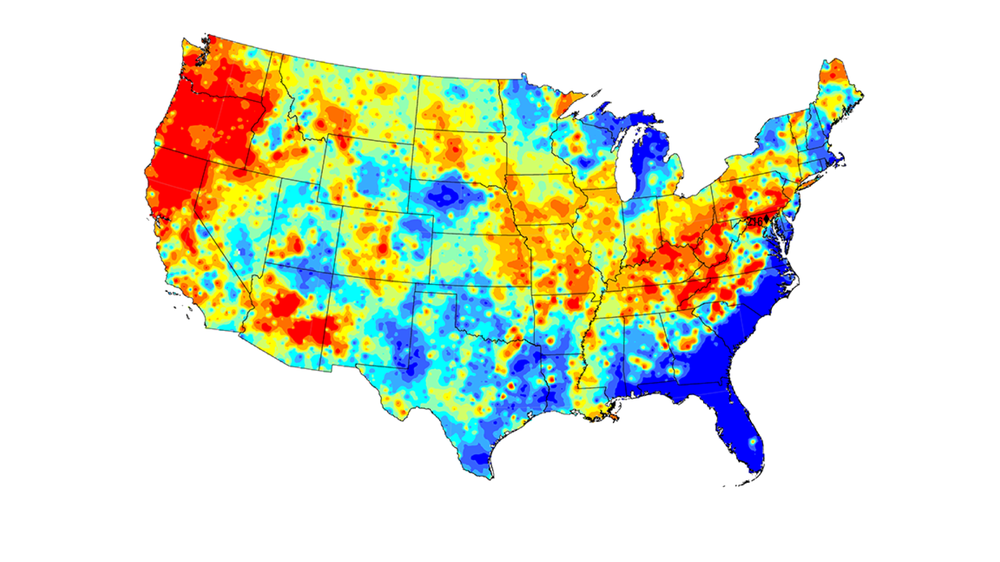
#> input picture data/america/cobalt/cobalt_processed.png, 1000 x 562 px, shrunk from 1920 x 1080 before the run
$ jupyter execute usa_image_processing.ipynb
#> lines starting #> are read from the running program, lines starting #| are printed output that depends on the picture; long printed decimals are rounded
[cell 1]
import cv2
import numpy as np
import matplotlib.pyplot as plt

from sklearn.metrics import r2_score
from sklearn.utils import shuffle

[cell 2]
cobalt = cv2.cvtColor(cv2.imread("data/america/cobalt/cobalt_processed.png"), cv2.COLOR_BGR2RGB)
iron = cv2.cvtColor(cv2.imread("data/america/iron/iron_processed.png"), cv2.COLOR_BGR2RGB)
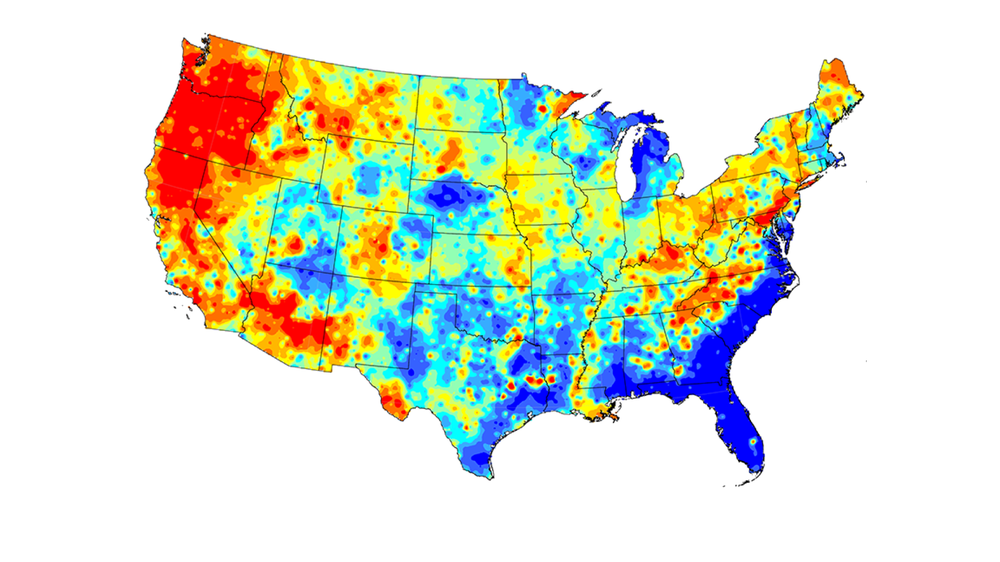
#> input picture data/america/iron/iron_processed.png, 1000 x 562 px, shrunk from 1920 x 1080 before the run
lithium = cv2.cvtColor(cv2.imread("data/america/lithium/lithium_processed.png"), cv2.COLOR_BGR2RGB)
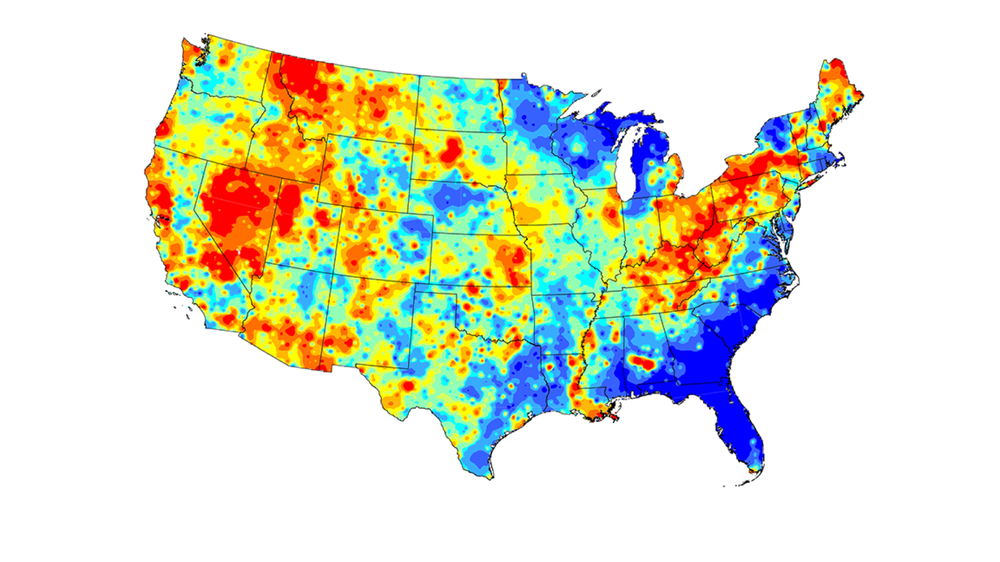
#> input picture data/america/lithium/lithium_processed.png, 1000 x 562 px, shrunk from 1920 x 1080 before the run
thorium = cv2.cvtColor(cv2.imread("data/america/thorium/thorium_processed.png"), cv2.COLOR_BGR2RGB)
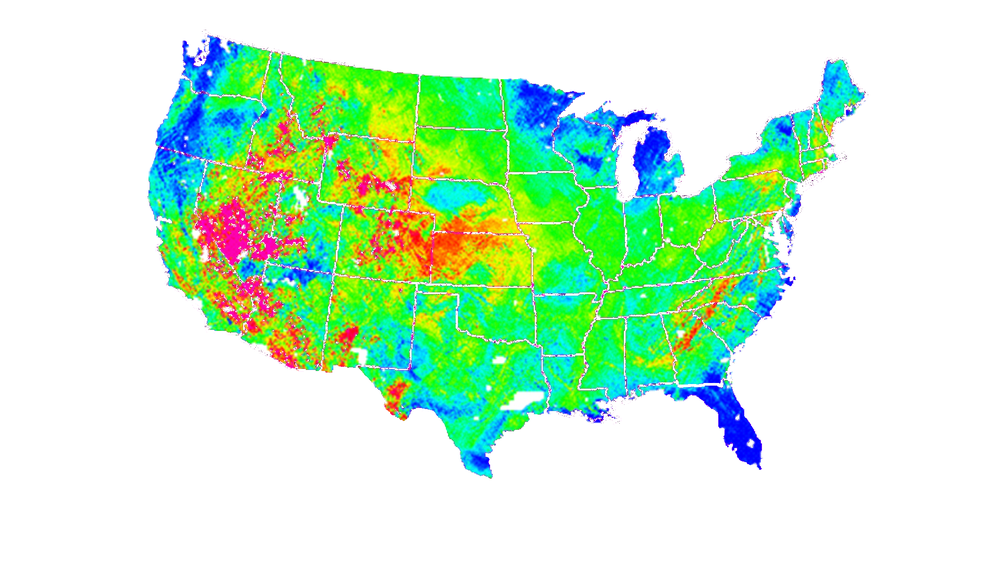
#> input picture data/america/thorium/thorium_processed.png, 1000 x 562 px, shrunk from 1920 x 1080 before the run

[cell 3]
fig, ax = plt.subplots(2, 2, figsize = (12, 6))
plt.tight_layout()
ax[0, 0].set_title("USA Cobalt Concentrations")
ax[0, 0].imshow(cobalt)
ax[0, 1].set_title("USA Iron Concentrations")
ax[0, 1].imshow(iron)
ax[1, 0].set_title("USA Lithium Concentrations")
ax[1, 0].imshow(lithium)
ax[1, 1].set_title("USA Thorium Concentrations")
ax[1, 1].imshow(thorium)
plt.show()

[cell 4]
X_cobalt = np.array([
    [98, 7.8, 7.8],
    [100, 43.5, 0],
    [100, 71.8, 0],
    [100, 100, 0],
    [82.4, 100, 41.2],
    [56.9, 100, 70.6],
    [0, 100, 100],
    [22, 67.5, 100],
    [21.2, 38.0, 100],
    [0, 0, 100]
]) / 100

# mg/kg
Y_cobalt = np.array([
    [16.4, 135],
    [12.2, 16.4],
    [10.2, 12.2],
    [8.9, 10.2],
    [7.7, 8.9],
    [6.5, 7.7],
    [5.2, 6.5],
    [3.7, 5.2],
    [2.0, 3.7],
    [0.1, 2.0]
])

[cell 5]
X_iron = np.array([
    [100, 0, 0],
    [100, 43.5, 0],
    [100, 71.8, 0],
    [100, 100, 0],
    [82.4, 100, 41.2],
    [56.9, 100, 70.6],
    [0, 100, 100],
    [22, 67.5, 100],
    [21.2, 38.0, 100],
    [0, 0, 100]
]) / 100

#wt%
Y_iron = np.array([
    [3.72, 13.3],
    [2.91, 3.72],
    [2.48, 2.91],
    [2.18, 2.48],
    [1.95, 2.18],
    [1.71, 1.95],
    [1.43, 1.71],
    [1.10, 1.43],
    [0.63, 1.10],
    [0.01, 0.63]
])

[cell 6]
X_lithium = np.array([
    [100, 0, 0],
    [100, 43.5, 0],
    [100, 71.8, 0],
    [100, 100, 0],
    [82.4, 100, 41.2],
    [56.9, 100, 70.6],
    [0, 100, 100],
    [22, 67.5, 100],
    [21.2, 38.0, 100],
    [0, 0, 100]
]) / 100

# mg/kg
Y_lithium = np.array([
    [36, 300],
    [29, 36],
    [25, 29],
    [22, 25],
    [20, 22],
    [17, 20],
    [15, 17],
    [11, 15],
    [7, 11],
    [1, 7]
])

[cell 7]
X_thorium = np.array([
    [100, 0, 100],
    [95, 23, 23],
    [92, 47, 15],
    [97, 44, 17],
    [97, 59, 0],
    [100, 76, 0],
    [100, 100, 0],
    [82, 82, 0],
    [51, 100, 0],
    [27, 100, 29],
    [27, 65, 26],
    [0, 50, 100],
    [0, 0, 100]
]) / 100

# ppm
Y_thorium = np.linspace(1, 16, 13)[::-1]

## Linear regression on materials

[cell 8]
w_cobalt = np.linalg.pinv(X_cobalt) @ Y_cobalt.mean(1)

[cell 9]
w_iron = np.linalg.pinv(X_iron) @ Y_iron.mean(1)

[cell 10]
w_lithium = np.linalg.pinv(X_lithium) @ Y_lithium.mean(1)

[cell 11]
w_thorium = np.linalg.pinv(X_thorium) @ Y_thorium

## Reconstruct concentration maps

[cell 12]
cobalt_rec = np.einsum("ijk,k->ij", cobalt/255, w_cobalt)
cobalt_rec[cobalt_rec == cobalt_rec[0, 0]] = 0
cobalt_rec = np.clip(cobalt_rec, 0, cobalt_rec.max())

[cell 13]
iron_rec = np.einsum("ijk,k->ij", iron/255, w_iron)
iron_rec[iron_rec == iron_rec[0, 0]] = 0
iron_rec = np.clip(iron_rec, 0, iron_rec.max())

[cell 14]
lithium_rec = np.einsum("ijk,k->ij", lithium/255, w_lithium)
lithium_rec[lithium_rec == lithium_rec[0, 0]] = 0
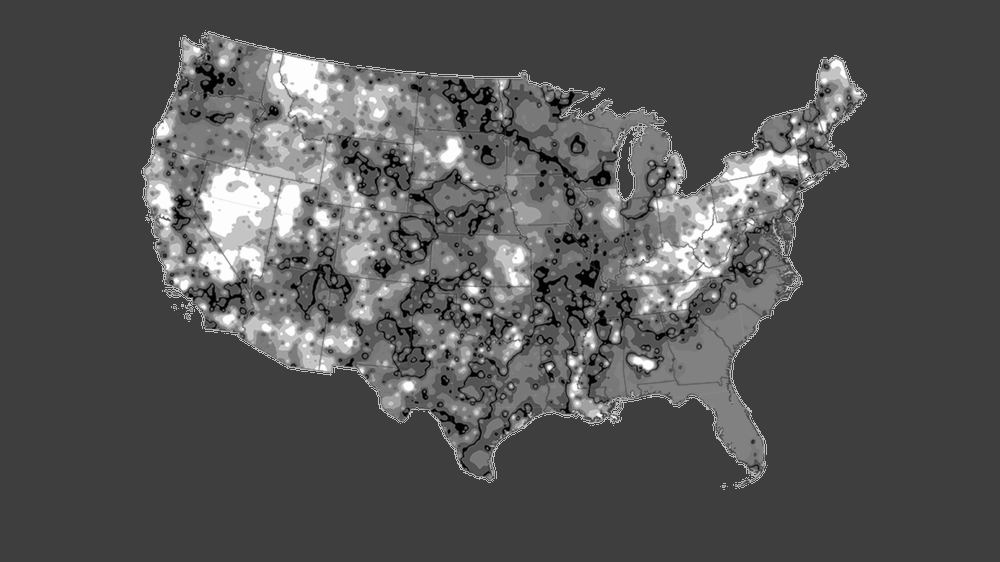
#> lithium_rec: shape (562, 1000) float64; min -31.55, max 96.76, mean 11.3; drawn with min black and max white
lithium_rec = np.clip(lithium_rec, 0, lithium_rec.max())

[cell 15]
thorium_rec = np.einsum("ijk,k->ij", thorium/255, w_thorium)
thorium_rec[thorium_rec == thorium_rec[0, 0]] = 0
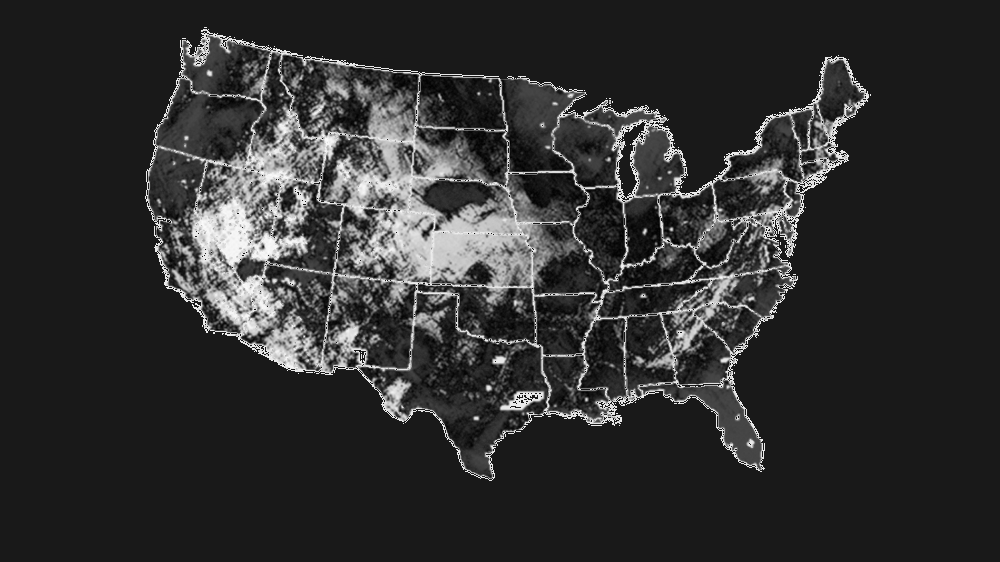
#> thorium_rec: shape (562, 1000) float64; min -1.71, max 15.32, mean 1.53; drawn with min black and max white
thorium_rec = np.clip(thorium_rec, 0, thorium_rec.max())
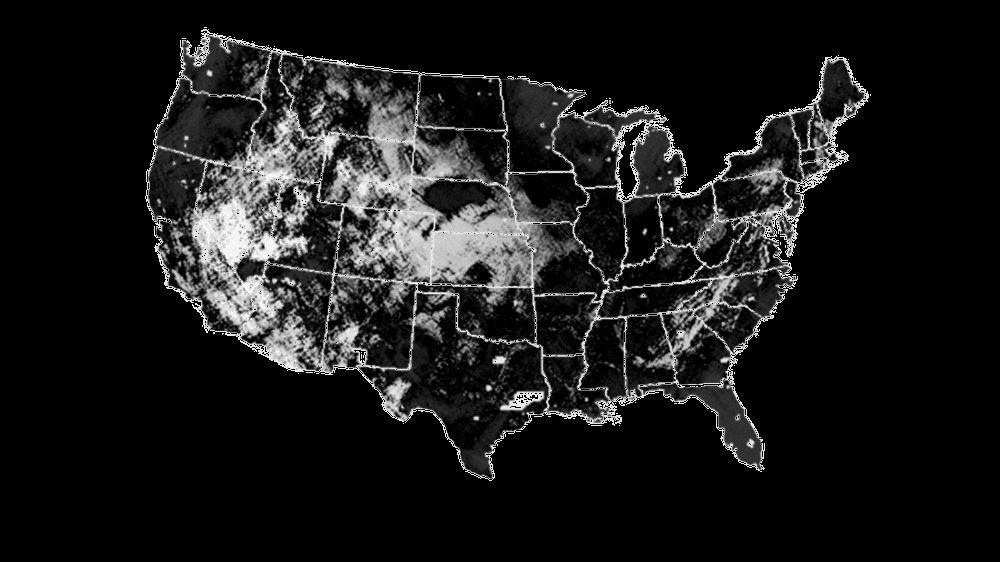
#> thorium_rec: shape (562, 1000) float64; min 0, max 15.32, mean 1.55; drawn with min black and max white

[cell 16]
fig, ax = plt.subplots(2, 2, figsize = (12, 6))
plt.tight_layout()
ax[0, 0].set_title("USA Cobalt Concentrations (mg/kg)")
ax[0, 0].imshow(cobalt_rec)
ax[0, 1].set_title("USA Iron Concentrations (wt%)")
ax[0, 1].imshow(iron_rec)
ax[1, 0].set_title("USA Lithium Concentrations (mg/kg)")
ax[1, 0].imshow(lithium_rec)
ax[1, 1].set_title("USA Thorium Concentrations (ppm)")
ax[1, 1].imshow(thorium_rec)
plt.show()

## Composition regression

[cell 17]
# Cubic expansion
X = np.dstack([
    np.ones_like(iron_rec),
    iron_rec,
    thorium_rec,
    iron_rec * thorium_rec,
    iron_rec**2,
    thorium_rec**2,
    iron_rec * thorium_rec **2,
    iron_rec**2 * thorium_rec,
    iron_rec**3,
    thorium_rec**3
])

X1 = X.reshape(X.shape[0] * X.shape[1], X.shape[2])

[cell 18]
Y_cob = cobalt_rec.flatten()
Y_lit = lithium_rec.flatten()

[cell 19]
X1, Y_cob, Y_lit = shuffle(X1, Y_cob, Y_lit)

[cell 20]
n = int(0.8 * X1.shape[0])
#> n = 449600

[cell 21]
X_train, YC_train, YL_train = X1[:n], Y_cob[:n], Y_lit[:n]
X_test, YC_test, YL_test = X1[n:], Y_cob[n:], Y_lit[n:]

[cell 22]
WC = np.linalg.pinv(X_train) @ YC_train
#> WC = [0.181, 6.28, 1.11, -0.336, -0.924, -0.119, 0.0116, 0.0166, 0.209, 0.00342]

[cell 23]
WL = np.linalg.pinv(X_train) @ YL_train
#> WL = [0.566, -1.47, 7.19, -1.73, 9.56, -0.743, 0.0997, 0.0689, -1.5, 0.0207]

[cell 24]
PC_train = X_train @ WC
PC_test = X_test @ WC

PL_train = X_train @ WL
PL_test = X_test @ WL

[cell 25]
print(r2_score(PC_train, YC_train), r2_score(PC_test, YC_test))
#| 0.7558 0.7577

[cell 26]
print(r2_score(PL_train, YL_train), r2_score(PL_test, YL_test))
#| 0.4784 0.4823

[cell 27]
cobalt_pred = np.einsum("ijk,k->ij", X, WC)
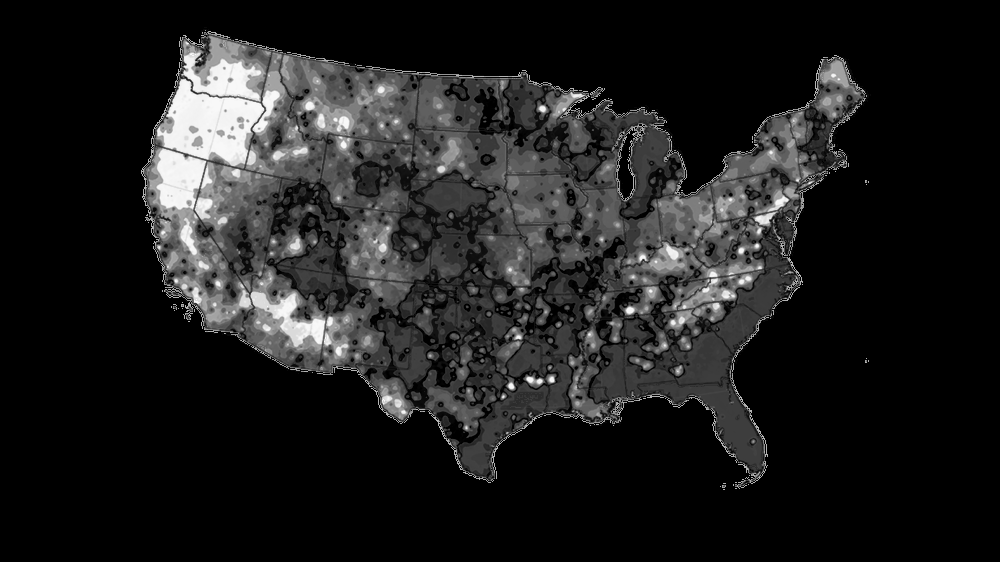
#> cobalt_pred: shape (562, 1000) float64; min 0.181, max 41.58, mean 5.2; drawn with min black and max white
lithium_pred = np.einsum("ijk,k->ij", X, WL)
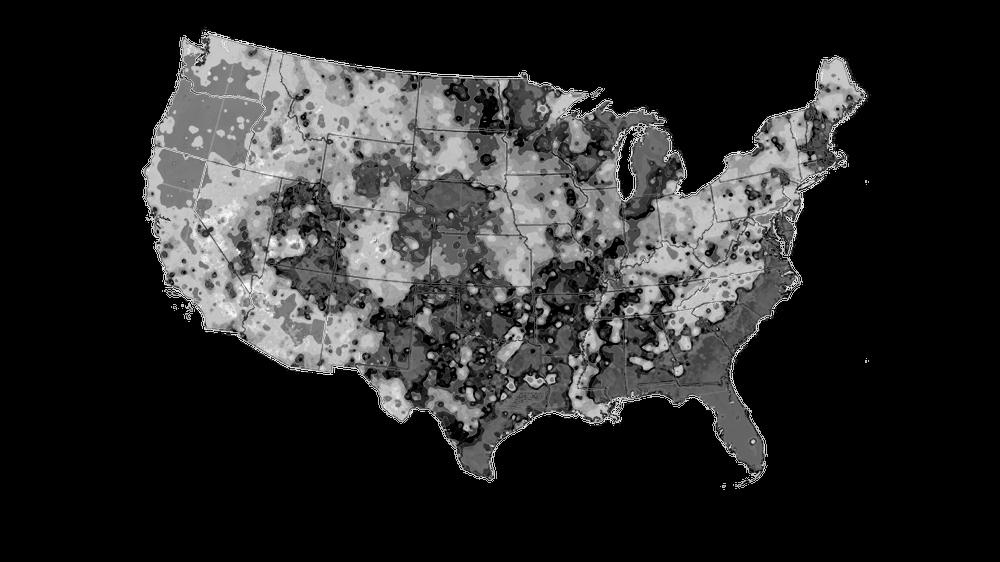
#> lithium_pred: shape (562, 1000) float64; min 0.51, max 66.93, mean 11.8; drawn with min black and max white

[cell 28]
fig, ax = plt.subplots(1, 2, figsize=(12,6))
ax[0].set_title("Predicted Cobalt concentrations in the US")
ax[0].imshow(cobalt_pred)
ax[1].set_title("Actual Cobalt concentrations in the US")
ax[1].imshow(cobalt_rec)
plt.show()

[cell 29]
fig, ax = plt.subplots(1, 2, figsize=(12,6))
ax[0].set_title("Predicted Lithium concentrations in the US")
ax[0].imshow(lithium_pred)
ax[1].set_title("Actual Lithium concentrations in the US")
ax[1].imshow(lithium_rec)
plt.show()
